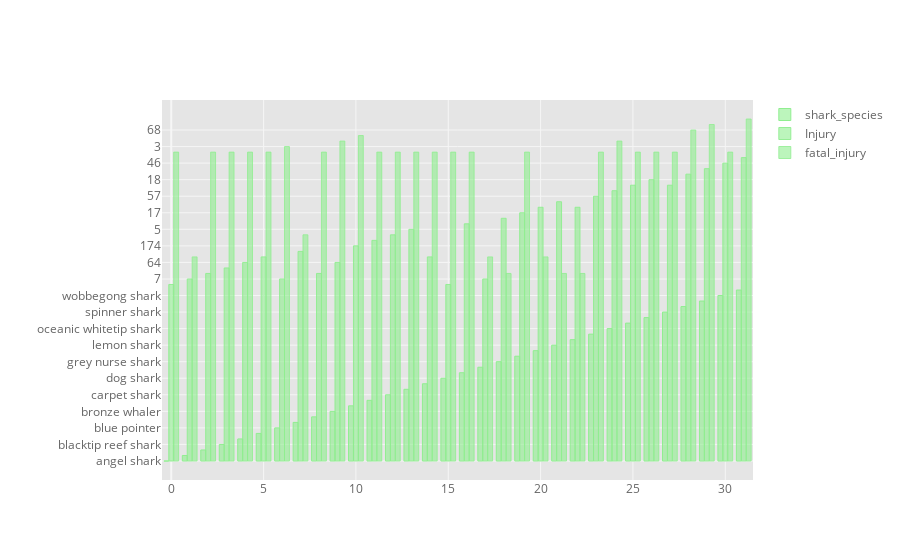

Notebook cell for this chart:
### Markdown cell above
### Most aggressive sharks

### Code cell
aggresive_sharks = data[data.groupby('shark_species')['shark_species'].transform('size') > 60]
shark_count = data.groupby('shark_species').agg({'Injury':'count', 'fatal_injury':'sum'})
shark_count.reset_index(inplace = True)
shark_count.iplot(kind='bar', color = 'lightgreen')

### Figure 1 — Plotly figure (JSON) as saved in the notebook; plotly's stock layout.template omitted (floating-point values rounded to 4 significant figures)
{"data": [{"marker": {"color": "rgba(144, 238, 144, 0.6)", "line": {"color": "rgba(144, 238, 144, 1.0)", "width": 1}}, "name": "shark_species", "orientation": "v", "text": "", "type": "bar", "x": [0, 1, 2, 3, 4, 5, 6, 7, 8, 9, 10, 11, 12, 13, 14, 15, 16, 17, 18, 19, 20, 21, 22, 23, 24, 25, 26, 27, 28, 29, 30, 31], "y": ["angel shark", "basking shark", "blacktail reef shark", "blacktip reef shark", "blacktip shark", "blue nose shark", "blue pointer", "blue shark", "bonitshark", "bronze whaler", "bull shark", "caribbean reef shark", "carpet shark", "copper shark", "cow shark", "dog shark", "dusky shark", "galapagos shark", "grey nurse shark", "grey reef shark", "hammerhead shark", "lemon shark", "mako shark", "nurse shark", "oceanic whitetip shark", "raggedoth shark", "sand shark", "spinner shark", "tiger shark", "white shark", "wobbegong shark", "zambesi shark"]}, {"marker": {"color": "rgba(144, 238, 144, 0.6)", "line": {"color": "rgba(144, 238, 144, 0.8999999999999999)", "width": 1}}, "name": "Injury", "orientation": "v", "text": "", "type": "bar", "x": [0, 1, 2, 3, 4, 5, 6, 7, 8, 9, 10, 11, 12, 13, 14, 15, 16, 17, 18, 19, 20, 21, 22, 23, 24, 25, 26, 27, 28, 29, 30, 31], "y": [6, 7, 1, 12, 64, 2, 7, 41, 1, 64, 174, 16, 8, 5, 2, 6, 14, 7, 39, 17, 44, 37, 44, 57, 23, 43, 18, 43, 285, 635, 46, 29]}, {"marker": {"color": "rgba(144, 238, 144, 0.6)", "line": {"color": "rgba(144, 238, 144, 0.7999999999999998)", "width": 1}}, "name": "fatal_injury", "orientation": "v", "text": "", "type": "bar", "x": [0, 1, 2, 3, 4, 5, 6, 7, 8, 9, 10, 11, 12, 13, 14, 15, 16, 17, 18, 19, 20, 21, 22, 23, 24, 25, 26, 27, 28, 29, 30, 31], "y": [0, 2, 0, 0, 0, 0, 3, 8, 0, 4, 34, 0, 0, 0, 0, 0, 0, 2, 1, 0, 2, 1, 1, 0, 4, 0, 0, 0, 68, 146, 0, 9]}], "layout": {"legend": {"bgcolor": "#FFFFFF", "font": {"color": "#666666"}}, "paper_bgcolor": "#FFFFFF", "plot_bgcolor": "#E5E5E5", "title": {"font": {"color": "#151516"}}, "xaxis": {"gridcolor": "#F6F6F6", "showgrid": true, "tickfont": {"color": "#666666"}, "title": {"font": {"color": "#666666"}, "text": ""}, "zerolinecolor": "#F6F6F6"}, "yaxis": {"gridcolor": "#F6F6F6", "showgrid": true, "tickfont": {"color": "#666666"}, "title": {"font": {"color": "#666666"}, "text": ""}, "zerolinecolor": "#F6F6F6"}}}
